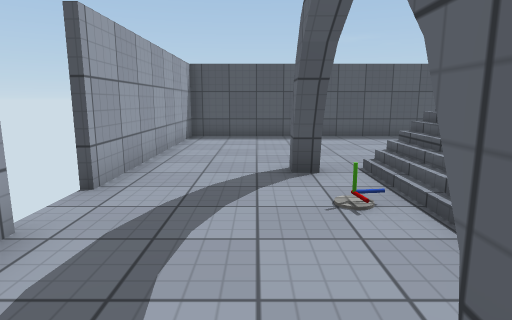
view 1 (above)

13 first-person views from a walk through a 3-D level made in the Unity game engine. The camera is 1.3 m above the floor, tilts 10° down and sees 75° across. The floor is counted in squares, 1 m on a side. Each view is taken from the middle of a square. On the plan, view 1 faces up. The plan holds only what a view shows up to about 14 squares ahead; the rest is blank. The player character is not drawn. Surface patterns are stand-ins for the level's own textures.

view 2
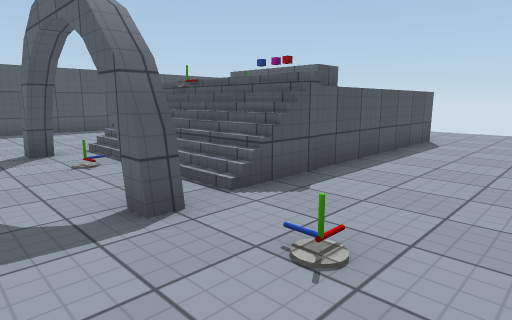

view 3
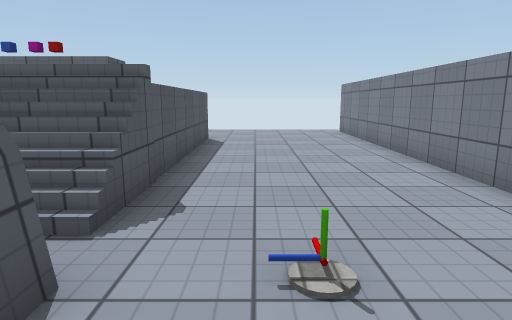

view 4
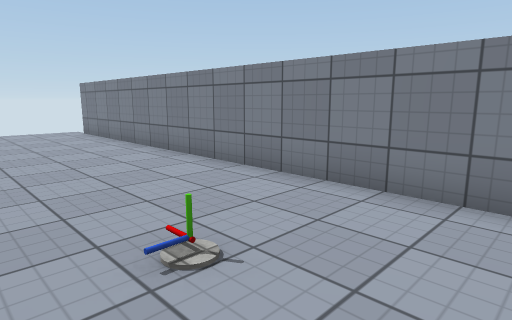

view 5
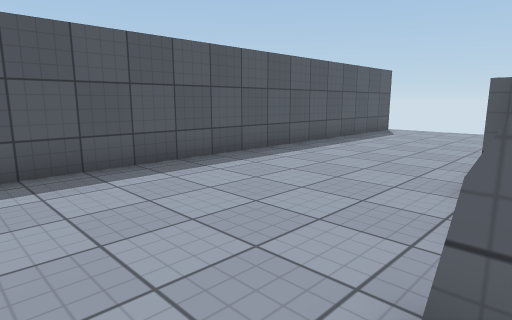

view 6
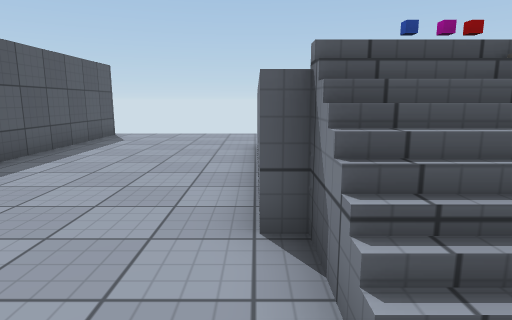

view 7
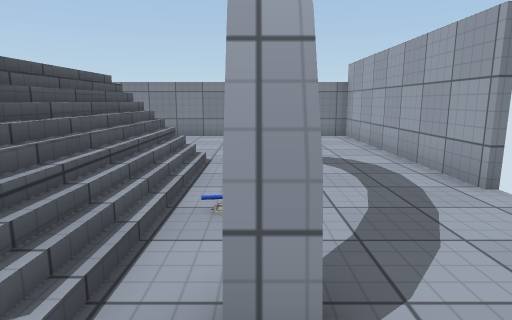

view 8
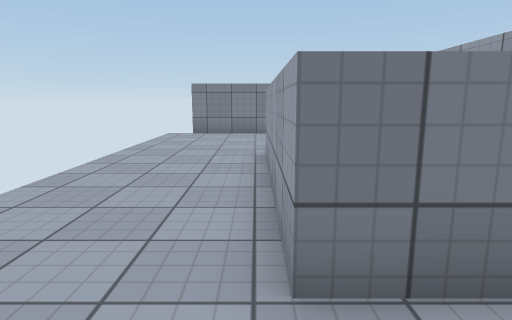

view 9
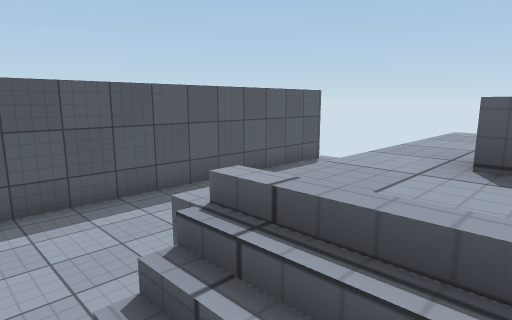

view 10
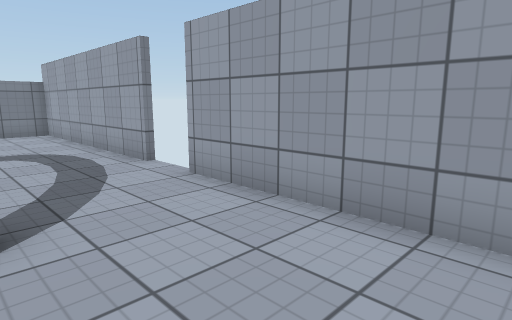

view 11
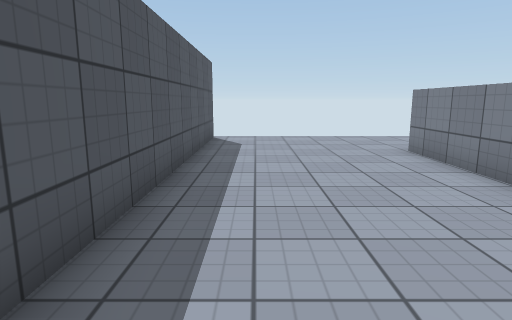

view 12
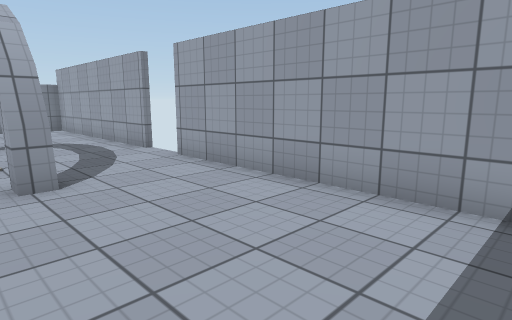

view 13
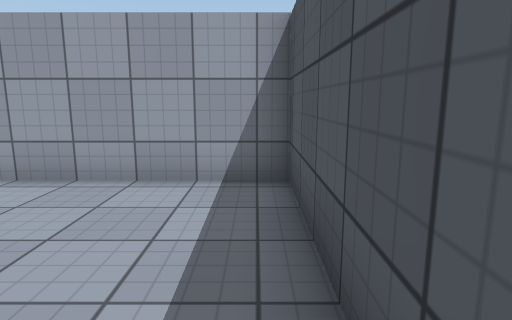

### Floor plan
Key: @ floor where view 1 was taken; # wall or solid block; x gap in a wall; . main floor; : floor 1.5 m higher than the main floor; / step, stairs or slope; = window, fence, low wall or low ledge; v drop or lower ground.
Columns run from 3 left of view 1 to 14 right of it. Each row starts with its distance up from view 1.
 13 #################x
 12 #.................
 11 #.................
 10 #.................
  9 #.................
  8 #.................
  7 #....../.. ..v#...
  6 #...#///::::::....
  5 x....///::=   ....
  4  ...//// :=   ....
  3 x....///  =   ....
  2 #....///  =   ....
  1 #...#///::::::....
  0 #..@..............
 -1 #.................
 -2 #.................
 -3 #.................
 -4 #.................
 -5 ##################

Positions as (right, up) in squares from view 1, and headings:
1: (0, 0), facing up
2: (-1, -3), facing up-right
3: (-1, -1), facing right
4: (-1, 0), facing down-right
5: (-1, 6), facing up-right
6: (1, 7), facing right
7: (1, 8), facing down
8: (11, 9), facing down
9: (3, 5), facing up-right
10: (1, 10), facing down-left
11: (2, 11), facing right
12: (2, 12), facing down-left
13: (3, 12), facing left
